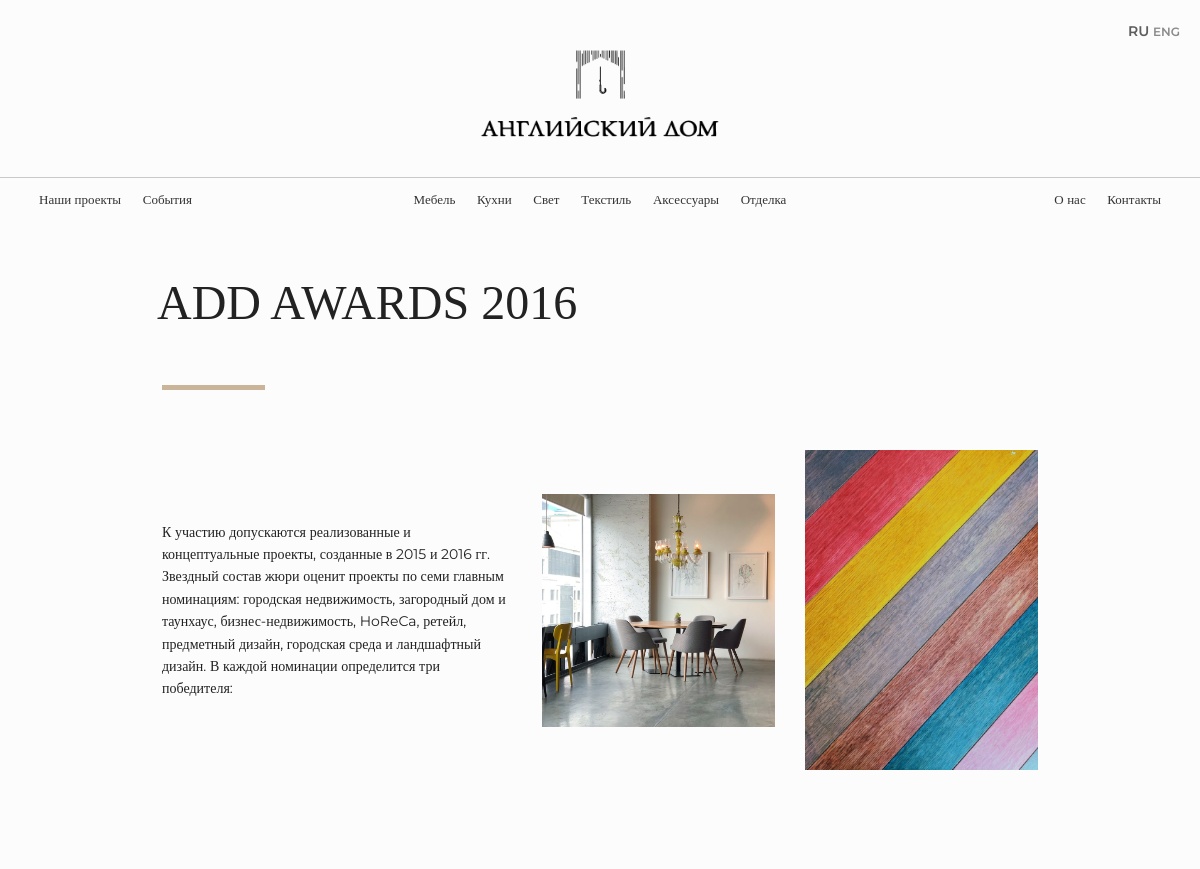
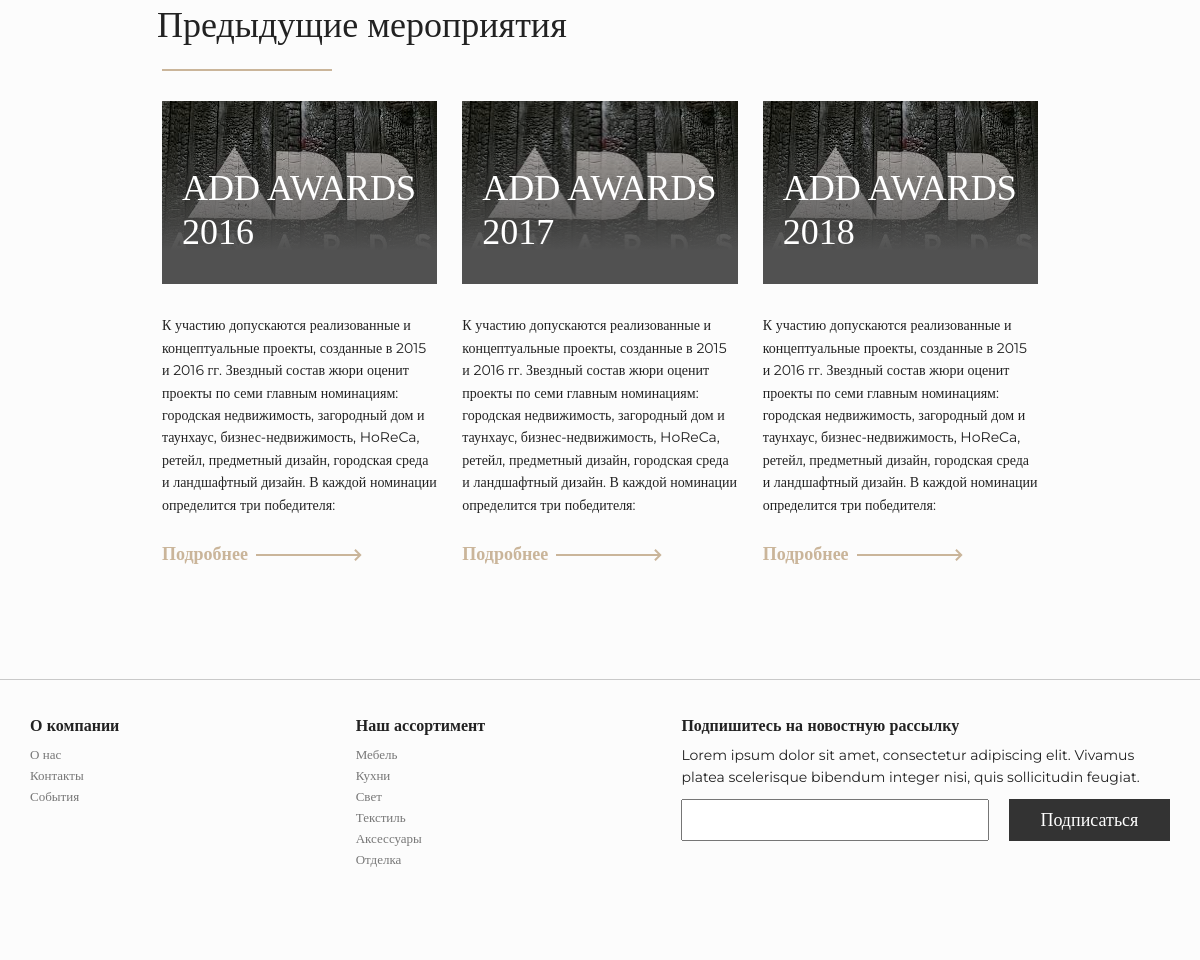
The page /events/1 on the database its author committed (2 pictures, top to bottom).
### main/models.py (models this page shows, shortened)
class Event(models.Model):
    title_ru = models.CharField('Название события' ,max_length=200, null=True)
    title_eng = models.CharField('Название события eng' ,max_length=200, null=True)
    description_text_ru = models.TextField('Описание на ru')
    description_text_eng = models.TextField('Описание на eng')
    date_time = models.DateTimeField("Дата и время проведения",auto_now_add=False)
    preview_image = models.ImageField('Превью',upload_to='images/products/', null=False, blank=False)
    detail_image_1 = models.ImageField('Внутреннее изображение', upload_to='images/products/detail/', null=True, blank=True)
    detail_image_2 = models.ImageField('Внутреннее изображение', upload_to='images/products/detail/', null=True, blank=True)
    in_head = models.BooleanField('В шапку', default=False)
    class Meta:
        verbose_name = "Событие"
        verbose_name_plural ="События"

### main/views.py (the view)
# urls.py: path('events/<pk>', EventoDetailView.as_view(), name='event'),
class EventoDetailView(DetailView):
    model = Event
    template_name = 'main/event.html'
    context_object_name = 'event'
    extra_context = {'latest': Event.objects.all()[:3]}

### main/templates/main/event.html
{% extends 'main/base.html' %} {% block content %} {% load static %}
<div class="content">
    <div class="section-part">
        <h1 class="caption">{{ event.title_ru }}</h1>
    </div>
    <section class="history ">
        <div class="text">
            <p>{{ event.description_text_ru }}</p>
        </div>
        <img src="{{ event.detail_image_1.url }}" class="history" alt="">
        <img src="{{ event.detail_image_2.url }}" class="history" alt="">
    </section>
    <div class="section-part ">
        <h1 class="caption down">Предыдущие мероприятия</h1>
    </div>
    <section id="prevent-events" class="prevent-events">
        {% for event in latest %}
        <div class="portfolio-item">
            <img class="cover" src="{{ event.preview_image.url }}" alt="">
            <h3 class="title">{{ event.title_ru }}</h3>
            <p>{{ event.description_text_ru }}</p>
            <a href="{{ event.pk }}" class="more-button">Подробнее <img src="{% static  'img/more-button-arrow.svg' %}" alt=""></a>
        </div>
        {% endfor %}
    </section>
</div>
{% endblock %}

### main/templates/main/base.html (shortened to what this page needs)
{% load static %}
<!DOCTYPE html>
<html lang="ru">
<head>
    <link rel="stylesheet" href="{% static 'css/reset.css' %}">
    <link rel="stylesheet" href="{% static 'css/main.css' %}">
    <link rel="stylesheet" href="{% static 'css/components.css' %}">
    <link rel="stylesheet" href="{% static 'css/response.css' %}">
    <link rel="stylesheet" href="https://cdnjs.cloudflare.com/ajax/libs/slick-carousel/1.9.0/slick.css">
    <link rel="stylesheet" href="https://cdnjs.cloudflare.com/ajax/libs/slick-carousel/1.9.0/slick-theme.min.css">
</head>
<body>
    <div class="switch_lang">
        <span id="ru" class="lang active">RU</span>
        <span id='eng' class="lang ">ENG</span>
    </div>
    <header>
        <a href="{% url 'main' %}" class="logo-link"><img class="logo" src="{% static 'img/logo.png' %}" alt=""></a>
        <nav>
            <div class="left-links">
                <a href="{% url 'portfolio' %}">Наши проекты</a>
                <a href="{% url 'events' %}">События</a>
            </div>
            <div class="center-links">
                <a href="#">Мебель</a>
                <a href="#">Кухни</a>
                <a href="#">Свет</a>
                <a href="#">Текстиль</a>
                <a href="#">Аксессуары</a>
                <a href="#">Отделка</a>
            </div>
            <div class="right-links">
                <a href="{% url 'aboutus' %}">О нас</a>
                <a href="{% url 'contacts' %}">Контакты</a>
            </div>
        </nav>
    </header>
    {% block content %} {% endblock %}
    <footer>
        <div class="column">
            <h3>О компании</h3>
            <ul>
                <a href="">
                    <li>О нас</li>
                </a>
                <a href="">
                    <li>Контакты</li>
                </a>
                <a href="{% url 'events' %}">
                    <li>События</li>
                </a>
            </ul>
        </div>
        <div class="column">
            <h3>Наш ассортимент</h3>
            <ul>
                <a href="">
                    <li>Мебель</li>
                </a>
                <a href="">
                    <li>Кухни</li>
                </a>
                <a href="">
                    <li>Свет</li>
                </a>
                <a href="">
                    <li>Текстиль</li>
                </a>
                <a href="">
                    <li>Аксессуары</li>
                </a>
                <a href="">
                    <li>Отделка</li>
                </a>
            </ul>
        </div>
        <div class="mailing">
            <h3>Подпишитесь на новостную рассылку</h3>
            <p>Lorem ipsum dolor sit amet, consectetur adipiscing elit. Vivamus platea scelerisque bibendum integer nisi, quis sollicitudin feugiat. </p>
            <form class="mail">
                <input type="email" id="" name="email">
                <button>Подписаться</button>
            </form>
        </div>
    </footer>
</body>
</html>

### main/static/css/main.css (style rules this page uses)
:root { --brown: #CAB59A; --white: #FCFCFC; }
html, body, span, h1, h2, h3, h4, h5, h6, p, a { color: #222; font-family: Montserrat; font-style: normal; font-weight: normal; font-size: 14px; line-height: 160%; text-decoration: none; margin: 10px 0; }
body { color: var(--white); background: var(--white); overflow-x: hidden; }
header { width: 100vw; display: grid; }
header a { justify-self: center; }
header img.logo { max-width: 240px; user-select: none; justify-self: center; cursor: pointer; margin-bottom: 20px; }
header nav { display: grid; justify-self: stretch; -ms-align-items: center; align-items: center; grid-template-columns: 1fr 2fr 1fr; border-top: solid 1px #C9C9C9; padding: 0 6vw; user-select: none; }
header nav div a { display: inline-block; font-style: normal; font-weight: 500; font-size: 14px; line-height: 17px; color: #333; transition: all .3s; margin: 15px 17.5px; position: relative; }
header nav .left-links a:nth-child(1)::after { content: ''; display: block; position: absolute; background: #C9C9C9; width: 1px; height: 20px; top: -1.5px; right: -22px; }
header nav .center-links { justify-self: center; }
header nav .center-links a:nth-last-child(3)::after { content: ''; display: block; position: absolute; background: #C9C9C9; width: 1px; height: 20px; top: -1.5px; right: -22px; }
header nav .right-links { justify-self: end; }
header nav .right-links a:nth-child(1)::after { content: ''; display: block; position: absolute; background: #C9C9C9; width: 1px; height: 20px; top: -1.5px; right: -22px; }
footer { box-sizing: border-box; width: 100vw; border-top: solid 1px #C9C9C9; padding: 30px 6vw 70px 6vw; display: grid; grid-template-columns: 2fr 2fr 2fr 3fr; }
footer .column ul li { padding: 3px 0; list-style: none; transition: all .3s; }
footer .column ul a li { color: #777; font-style: normal; font-weight: normal; font-size: 14px; line-height: 17px; }
footer .column h3, footer .mailing h3 { margin-top: 7px; font-family: Montserrat; font-style: normal; font-weight: 600; font-size: 18px; line-height: 22px; }
footer .mailing form { max-width: 500px; display: grid; grid-gap: 5px; grid-template-columns: 2fr 1fr; }
footer .mailing form input { font-size: 18px; padding: 5px 15px; font-weight: 500; }
footer .mailing form button { color: #fff; background: #333; font-family: Playfair Display; font-style: normal; font-weight: normal; font-size: 18px; line-height: 160%; padding: 7px 0; border: none; }
section.history { grid-template-columns: 3fr 2fr 2fr; align-items: center; grid-gap: 30px; }
section.history img.history { justify-self: center; width: 100%; }
section.prevent-events { grid-template-columns: 1fr 1fr 1fr; grid-gap: 25px; margin-bottom: 50px; padding-top: 0; }

### main/static/css/response.css (style rules this page uses)
@media (max-width: 1452px) { header nav .center-links a:nth-last-child(3)::after { content: none; } }
@media (max-width: 1350px) { header nav { padding: 0 30px; } }
@media (max-width: 1350px) { header nav .left-links a:nth-child(1)::after { content: none; } }
@media (max-width: 1350px) { header nav .right-links a:nth-child(1)::after { content: none; } }
@media (max-width: 1350px) { header nav div a { display: inline-block; font-style: normal; font-weight: 500; font-size: 13px; line-height: 17px; color: #333; transition: all .3s; margin: 13px 9px; position: relative; } }
@media (max-width: 1350px) { footer { width: 100vw; border-top: solid 1px #C9C9C9; padding: 30px 30px 70px 30px; display: grid; grid-template-columns: 2fr 2fr 3fr; } }
@media (max-width: 1350px) { footer .mailing form { max-width: 100%; display: grid; grid-gap: 5px; grid-template-columns: 2fr 1fr; } }
@media (max-width: 1350px) { footer .column h3, footer .mailing h3 { margin-top: 7px; font-size: 16px; line-height: 17px; } }
@media (max-width: 1350px) { footer .column ul a li { font-size: 13px; line-height: 15px; ` } }

### rows shown on the page
Event: title_ru "ADD AWARDS 2016", description_text_ru "К участию допускаются реализованные и концептуальные проекты, созданные в 2015 и 2016 гг. Звездный состав жюри оценит проекты по семи главным номинациям: городская недвижимость, загородный дом и таунхаус, бизнес-недвижимость, HoReCa, ретейл, предметный дизайн, городская среда и ландшафтный дизайн. В каждой номинации определится три победителя:", detail_image_1 (picture), detail_image_2 (picture), preview_image (picture)
Event: preview_image (picture), description_text_ru "К участию допускаются реализованные и концептуальные проекты, созданные в 2015 и 2016 гг. Звездный состав жюри оценит проекты по семи главным номинациям: городская недвижимость, загородный дом и таунхаус, бизнес-недвижимость, HoReCa, ретейл, предметный дизайн, городская среда и ландшафтный дизайн. В каждой номинации определится три победителя:"
Event: preview_image (picture), description_text_ru "К участию допускаются реализованные и концептуальные проекты, созданные в 2015 и 2016 гг. Звездный состав жюри оценит проекты по семи главным номинациям: городская недвижимость, загородный дом и таунхаус, бизнес-недвижимость, HoReCa, ретейл, предметный дизайн, городская среда и ландшафтный дизайн. В каждой номинации определится три победителя:"
